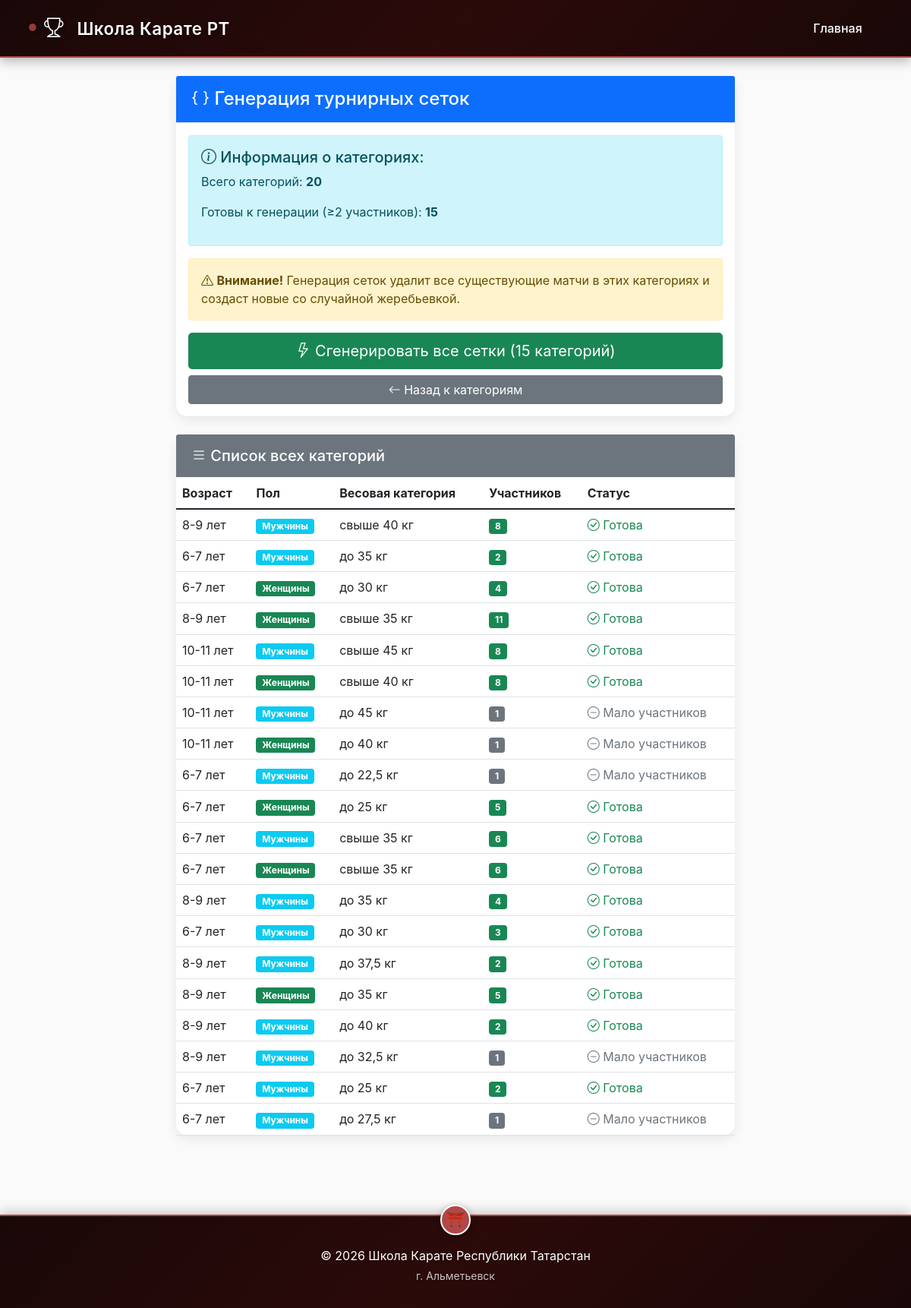
The app's page /tournament/1/generate-all/ with its own data.
### tournament/models.py (models this page shows, shortened)
class Participant(models.Model):
    GENDER_CHOICES = [
        ('M', 'Мужской'),
        ('F', 'Женский'),
    ]
    last_name = models.CharField(max_length=100, verbose_name="Фамилия")
    first_name = models.CharField(max_length=100, verbose_name="Имя")
    birth_date = models.DateField(verbose_name="Дата рождения")
    gender = models.CharField(max_length=1, choices=GENDER_CHOICES, verbose_name="Пол")
    weight = models.FloatField(verbose_name="Вес (кг)")
    club = models.CharField(max_length=200, verbose_name="Клуб/Школа")
    coach = models.CharField(max_length=200, blank=True, verbose_name="Тренер")
    age_category = models.CharField(max_length=20, blank=True, editable=False, verbose_name="Возрастная категория")
    weight_category = models.CharField(max_length=50, blank=True, editable=False, verbose_name="Весовая категория")
    source_file = models.CharField(max_length=255, blank=True, null=True, verbose_name="Файл-источник")
    row_number = models.IntegerField(blank=True, null=True, verbose_name="Номер строки в файле")
    tournament = models.ForeignKey(Tournament, on_delete=models.CASCADE, related_name='participants')
    registered_at = models.DateTimeField(auto_now_add=True, verbose_name="Дата регистрации")
    class Meta:
        verbose_name = "Участник"
        verbose_name_plural = "Участники"
        ordering = ['last_name', 'first_name']

### tournament/views.py (the view, shortened to what this page needs)
# urls.py: path('tournament/<int:tournament_id>/generate-all/', views.generate_all_brackets, name='generate_all_brackets'),
def generate_all_brackets(request, tournament_id):
    tournament = get_object_or_404(Tournament, id=tournament_id)
    categories = get_unique_categories(tournament)
    ready_categories = 0
    stats = get_category_stats(tournament)
    for age_category, gender, weight_category in categories:
        count = Participant.objects.filter(
            tournament=tournament,
            age_category=age_category,
            gender=gender,
            weight_category=weight_category
        ).count()
        if count >= 2:
            ready_categories += 1
    context = {
        'tournament': tournament,
        'total_categories': len(categories),
        'ready_categories': ready_categories,
        'stats': stats,
    }
    return render(request, 'tournament/generate_all_brackets.html', context)

### tournament/utils.py (called while the page is built)
def get_unique_categories(tournament):
    participants = Participant.objects.filter(tournament=tournament)
    categories = set()
    for p in participants:
        if p.age_category and p.weight_category:
            categories.add((p.age_category, p.gender, p.weight_category))
    return sorted(list(categories))

### tournament/templates/tournament/generate_all_brackets.html (shortened to what this page needs)
{% extends 'tournament/base.html' %}
{% block content %}
<div class="row">
    <div class="col-md-8 offset-md-2">
        <div class="card">
            <div class="card-header bg-primary text-white">
                <h4 class="mb-0">
                    <i class="bi bi-braces"></i>
                    Генерация турнирных сеток
                </h4>
            </div>
            <div class="card-body">
                <div class="alert alert-info">
                    <h5><i class="bi bi-info-circle"></i> Информация о категориях:</h5>
                    <p>Всего категорий: <strong>{{ total_categories }}</strong></p>
                    <p>Готовы к генерации (≥2 участников): <strong>{{ ready_categories }}</strong></p>
                </div>
                {% if ready_categories > 0 %}
                <div class="alert alert-warning">
                    <i class="bi bi-exclamation-triangle"></i>
                    <strong>Внимание!</strong> Генерация сеток удалит все существующие матчи в этих категориях и создаст новые со случайной жеребьевкой.
                </div>
                <form method="post" onsubmit="return confirm('Вы уверены, что хотите сгенерировать все турнирные сетки? Существующие матчи будут удалены.');">
                    <div class="d-grid gap-2">
                        <button type="submit" class="btn btn-success btn-lg">
                            <i class="bi bi-lightning"></i>
                            Сгенерировать все сетки ({{ ready_categories }} категорий)
                        </button>
                        <a href="{% url 'category_list' tournament.id %}" class="btn btn-secondary">
                            <i class="bi bi-arrow-left"></i> Назад к категориям
                        </a>
                    </div>
                </form>
                {% endif %}
            </div>
        </div>
        {% if total_categories > 0 %}
        <div class="card mt-4">
            <div class="card-header bg-secondary text-white">
                <h5 class="mb-0"><i class="bi bi-list"></i> Список всех категорий</h5>
            </div>
            <div class="card-body p-0">
                <table class="table table-hover mb-0">
                    <thead>
                        <tr>
                            <th>Возраст</th>
                            <th>Пол</th>
                            <th>Весовая категория</th>
                            <th>Участников</th>
                            <th>Статус</th>
                        </tr>
                    </thead>
                    <tbody>
                        {% for key, data in stats.items %}
                        <tr>
                            <td>{{ data.age_category }}</td>
                            <td>
                                {% if data.gender_code == 'M' %}
                                <span class="badge bg-info">Мужчины</span>
                                {% else %}
                                <span class="badge bg-success">Женщины</span>
                                {% endif %}
                            </td>
                            <td>{{ data.weight_category }}</td>
                            <td>
                                <span class="badge {% if data.count >= 2 %}bg-success{% else %}bg-secondary{% endif %}">
                                    {{ data.count }}
                                </span>
                            </td>
                            <td>
                                {% if data.count >= 2 %}
                                <span class="text-success">
                                    <i class="bi bi-check-circle"></i> Готова
                                </span>
                                {% else %}
                                <span class="text-muted">
                                    <i class="bi bi-dash-circle"></i> Мало участников
                                </span>
                                {% endif %}
                            </td>
                        </tr>
                        {% endfor %}
                    </tbody>
                </table>
            </div>
        </div>
        {% endif %}
    </div>
</div>
{% endblock %}

### tournament/templates/tournament/base.html (shortened to what this page needs)
<!DOCTYPE html>
<html lang="ru">
<head>
    <link href="https://cdn.jsdelivr.net/npm/bootstrap@5.1.3/dist/css/bootstrap.min.css" rel="stylesheet">
    <link rel="stylesheet" href="https://cdn.jsdelivr.net/npm/bootstrap-icons@1.8.1/font/bootstrap-icons.css">
</head>
<body>
    <nav class="navbar navbar-expand-lg">
        <div class="container">
            <a class="navbar-brand" href="{% url 'index' %}">
                <i class="bi bi-trophy"></i> Школа Карате РТ
            </a>
            <div class="collapse navbar-collapse" id="navbarNav">
                <ul class="navbar-nav ms-auto">
                    <li class="nav-item">
                        <a class="nav-link" href="{% url 'index' %}">Главная</a>
                    </li>
                </ul>
            </div>
        </div>
    </nav>
    <main class="py-4">
        <div class="container">
            {% block content %}{% endblock %}
        </div>
    </main>
    <footer class="footer">
        <div class="container text-center">
            <p class="mb-1">© 2026 Школа Карате Республики Татарстан</p>
            <p class="mb-0 small opacity-75">г. Альметьевск</p>
        </div>
    </footer>
</body>
</html>

### tournament/templates/tournament/base.html (style rules this page uses)
body { background-color: #fafafa; font-family: -apple-system, BlinkMacSystemFont, 'Segoe UI', Roboto, sans-serif; color: #333; }
.navbar { background: linear-gradient(135deg, #1a0808, #2c0a0a, #1a0808); border-bottom: 2px solid #b34747; box-shadow: 0 4px 15px rgba(0,0,0,0.3); padding: 0.8rem 0; position: relative; }
.navbar::before { content: ''; position: absolute; bottom: -2px; left: 0; right: 0; height: 1px; background: linear-gradient(90deg, transparent, #b34747, #b34747, #b34747, transparent); }
.navbar-brand { font-weight: 600; font-size: 1.4rem; color: #ffffff !important; text-shadow: 0 2px 4px rgba(0,0,0,0.5); letter-spacing: 0.5px; position: relative; padding-left: 1rem; }
.navbar-brand i { color: #ffffff; margin-right: 0.7rem; font-size: 1.6rem; transition: all 0.3s ease; }
.navbar-brand::before { content: '●'; position: absolute; left: -5px; top: 50%; transform: translateY(-50%); color: #b34747; font-size: 0.8rem; opacity: 0.8; }
.nav-link { color: #ffffff !important; font-weight: 500; padding: 0.5rem 1.2rem !important; margin: 0 0.2rem; border-radius: 30px; transition: all 0.3s ease; position: relative; }
.nav-link::after { content: ''; position: absolute; bottom: 0; left: 50%; transform: translateX(-50%); width: 0; height: 2px; background: #b34747; transition: width 0.3s ease; }
main { min-height: calc(100vh - 200px); }
.card { border: none; border-radius: 8px; box-shadow: 0 1px 3px rgba(0,0,0,0.1); background: white; margin-bottom: 1rem; }
.card-header { background: white; border-bottom: 1px solid #eee; padding: 1rem 1.25rem; font-weight: 500; }
.footer { background: linear-gradient(135deg, #1a0808, #2c0a0a, #1a0808); border-top: 2px solid #b34747; box-shadow: 0 -4px 15px rgba(0,0,0,0.2); padding: 2.5rem 0 2rem; margin-top: 4rem; color: #ffffff; position: relative; }
.footer::before { content: ''; position: absolute; top: -2px; left: 0; right: 0; height: 1px; background: linear-gradient(90deg, transparent, #b34747, #b34747, #b34747, transparent); }
.footer::after { content: '⛩️'; position: absolute; top: -15px; left: 50%; transform: translateX(-50%); background: #b34747; color: #ffffff; width: 40px; height: 40px; border-radius: 50%; display: flex; align-items: center; justify-content: center; font-size: 1.2rem; border: 2px solid #ffffff; box-shadow: 0 2px 10px rgba(0,0,0,0.3); }
.footer p { color: #ffffff; text-shadow: 0 1px 2px rgba(0,0,0,0.3); margin-bottom: 0.5rem; }

### tournament/templates/tournament/generate_all_brackets.html (style rules this page uses)
.card { border-radius: 15px; box-shadow: 0 5px 15px rgba(0,0,0,0.08); }
.table td { vertical-align: middle; }

### records on screen
Participant: age_category "8-9 лет", weight_category "свыше 40 кг"
Participant: age_category "6-7 лет", weight_category "до 35 кг"
Participant: age_category "6-7 лет", weight_category "до 30 кг"
Participant: age_category "8-9 лет", weight_category "свыше 35 кг"
Participant: age_category "10-11 лет", weight_category "свыше 45 кг"
Participant: age_category "10-11 лет", weight_category "свыше 40 кг"
Participant: age_category "10-11 лет", weight_category "до 45 кг"
Participant: age_category "10-11 лет", weight_category "до 40 кг"
Participant: age_category "6-7 лет", weight_category "до 22,5 кг"
Participant: age_category "6-7 лет", weight_category "до 25 кг"
Participant: age_category "6-7 лет", weight_category "свыше 35 кг"
Participant: age_category "6-7 лет", weight_category "свыше 35 кг"
Participant: age_category "8-9 лет", weight_category "до 35 кг"
Participant: age_category "6-7 лет", weight_category "до 30 кг"
Participant: age_category "8-9 лет", weight_category "до 37,5 кг"
Participant: age_category "8-9 лет", weight_category "до 35 кг"
Participant: age_category "8-9 лет", weight_category "до 40 кг"
Participant: age_category "8-9 лет", weight_category "до 32,5 кг"
Participant: age_category "6-7 лет", weight_category "до 25 кг"
Participant: age_category "6-7 лет", weight_category "до 27,5 кг"

### other values on screen
{{ total_categories }} "20"
{{ ready_categories }} "15"
{{ data.count }} "8" "2" "4" "11" "8" "8" "1" "1" "1" "5" "6" "6" "4" "3" "2" "5" "2" "1" "2" "1"
